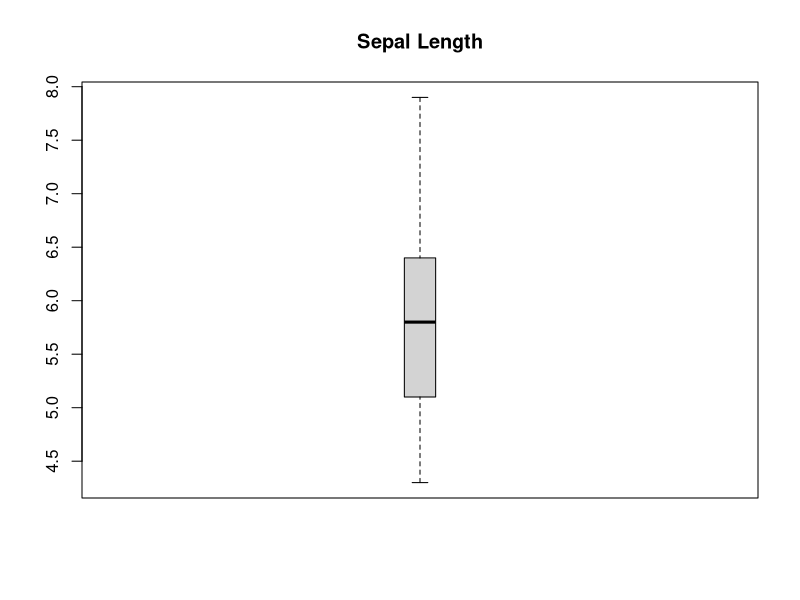

Here is the R script that generated this plot: (Note: this script raises an error after producing the figure.)
# load packages


# load dataset
data(iris)
head(iris)




# Univariate approach to outliers, uses IQR. 
outlier_values_SL <- boxplot.stats(iris$Sepal.Length)$out  # outlier values.
boxplot(iris$Sepal.Length, main="Sepal Length", boxwex=0.1)
mtext(paste("Outliers: ", paste(outlier_values, collapse=", ")), cex=0.6)

# only variable with outliers is sepal width with 4, (4.4, 4.1, 4.2, 2)
outlier_values_SW <- boxplot.stats(iris$Sepal.Width)$out  # outlier values.
boxplot(iris$Sepal.Width, main="Sepal Width", boxwex=0.1)
mtext(paste("Outliers: ", paste(outlier_values, collapse=", ")), cex=0.6)

outlier_values_PL <- boxplot.stats(iris$Petal.Length)$out  # outlier values.
boxplot(iris$Petal.Length, main="Petal Length", boxwex=0.1)
mtext(paste("Outliers: ", paste(outlier_values, collapse=", ")), cex=0.6)

outlier_values_PW <- boxplot.stats(iris$Petal.Width)$out  # outlier values.
boxplot(iris$Petal.Width, main="Petal Width", boxwex=0.1)
mtext(paste("Outliers: ", paste(outlier_values, collapse=", ")), cex=0.6)

# Bivariate approach with Species, outliers appear in multiple plots
boxplot(Sepal.Length ~ Species, data=iris,
     main="Box Plot - SL",
     xlab="Species",
     ylab="Sepal Length")

boxplot(Sepal.Width ~ Species, data=iris,
     main="Box Plot - SW",
     xlab="Species",
     ylab="Sepal Width")

boxplot(Petal.Length ~ Species, data=iris,
     main="Box Plot - PL",
     xlab="Species",
     ylab="Petal Length")

boxplot(Petal.Width ~ Species, data=iris,
     main="Box Plot - PW",
     xlab="Species",
     ylab="Petal Width")

# Cooks distance
mod <- lm(Sepal.Width ~ Species, data=iris)
cooksd <- cooks.distance(mod)

plot(cooksd, pch="*", cex=2, main="Influential Obs by Cooks distance")  # plot cook's distance
abline(h = 4*mean(cooksd, na.rm=T), col="red")  # add cutoff line
text(x=1:length(cooksd)+1, y=cooksd, labels=ifelse(cooksd>4*mean(cooksd, na.rm=T),names(cooksd),""), col="red")  # add labels

influential <- as.numeric(names(cooksd)[(cooksd > 4*mean(cooksd, na.rm=T))])  # influential row numbers
head(iris[influential, ])  # influential observations.

summary(mod)

# https://stackoverflow.com/questions/4787332/how-to-remove-outliers-from-a-dataset  
remove_outliers <- function(x, na.rm = TRUE, ...) {
  qnt <- quantile(x, probs=c(.25, .75), na.rm = na.rm, ...)
  H <- 1.5 * IQR(x, na.rm = na.rm)
  y <- x
  y[x < (qnt[1] - H)] <- NA
  y[x > (qnt[2] + H)] <- NA
  y
}

# new variable for sepal.width without outliers. Slight change to model.
iris$Sepal.Width_noout <- remove_outliers(iris$Sepal.Width)

mod_noout <- lm(Sepal.Width_noout ~ Species, data=iris)

summary(mod_noout)